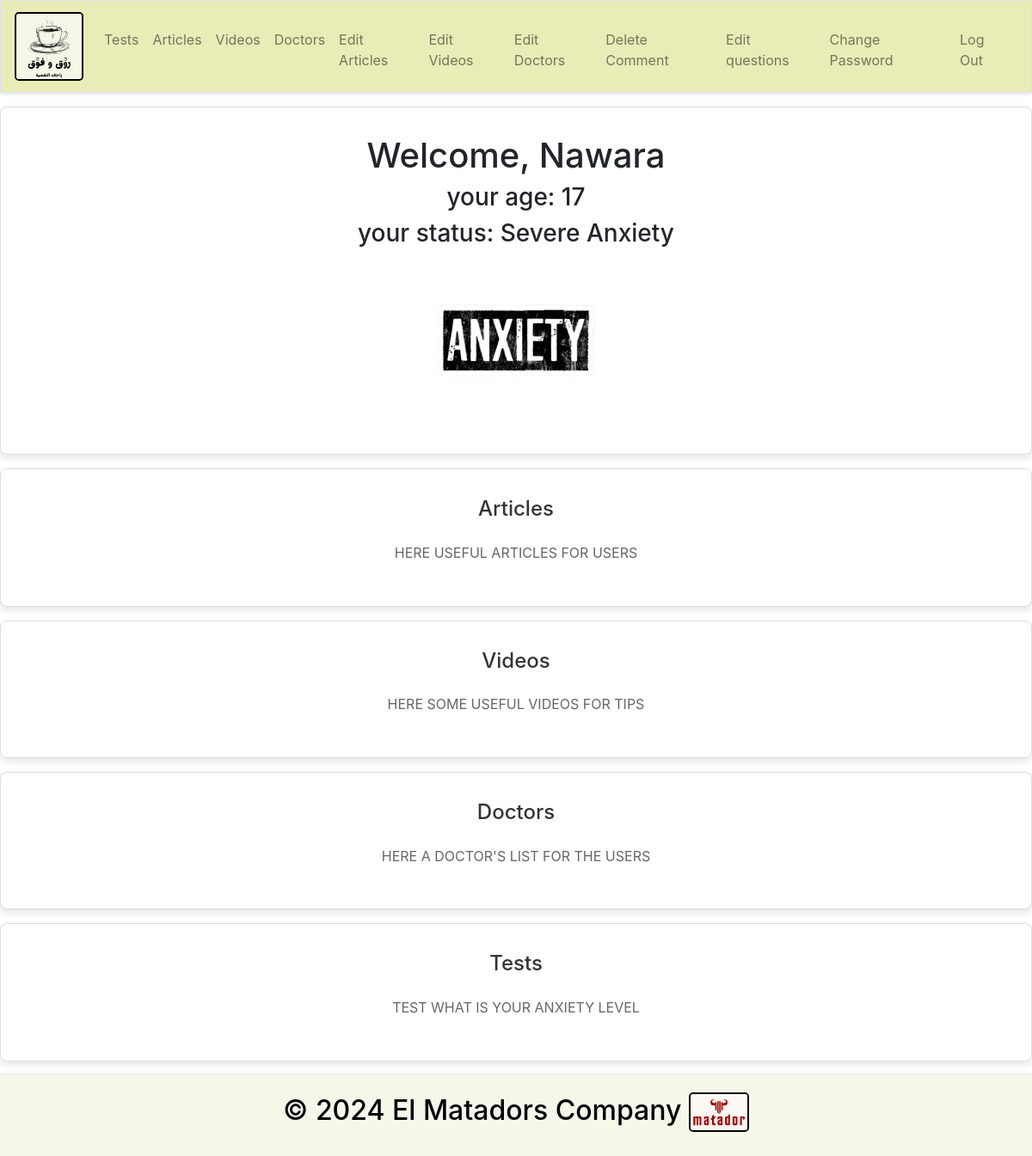
Page / (signed in) on the earlier database version.
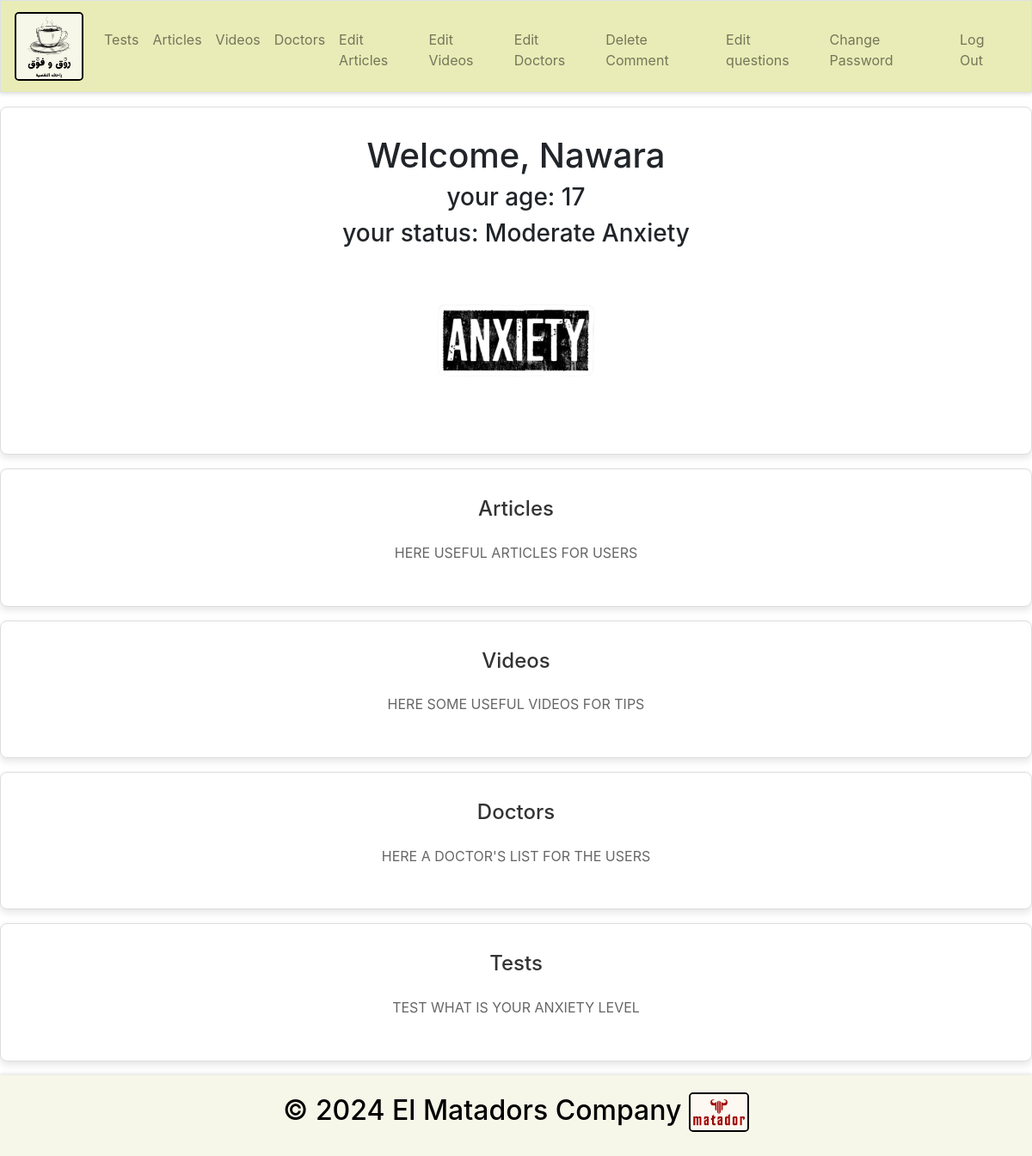
Same page on the later database version.
### tables this page shows
CREATE TABLE users (id INTEGER, username TEXT NOT NULL, hash TEXT NOT NULL, status TEXT, age INTEGER NOT NULL, PRIMARY KEY(id));

### app.py (the view)
@app.route("/")
@login_required
def index():
    user_id = session["user_id"]
    user = db.execute("SELECT * FROM users WHERE id = ?", user_id)
    return render_template("index.html", user=user)

### app.py (called while the page is built)
@app.after_request
def after_request(response):
    response.headers["Cache-Control"] = "no-cache, no-store, must-revalidate"
    response.headers["Expires"] = 0
    response.headers["Pragma"] = "no-cache"
    return response

### helpers.py (called while the page is built)
def login_required(f):
    @wraps(f)
    def decorated_function(*args, **kwargs):
        if session.get("user_id") is None:
            return redirect("/register")
        return f(*args, **kwargs)
    return decorated_function

### templates/index.html (shortened to what this page needs)
{% extends "layout.html" %}
{% block main %}
<section>
    <h1>Welcome, {{ user[0]["username"] }}</h1>
    <h3>your age: {{ user[0]["age"] }}</h3>
    <h3>your status: {{ user[0]["status"] }}</h3>
    <img src="/static/anxiety.png" width="200" alt="anxiety">
</section>
<a href="/articles">
<section id="section1">
    <h2>Articles</h2>
    <p>HERE USEFUL ARTICLES FOR USERS</p>
</section>
</a>
<a href="/videos">
<section id="section2">
    <h2>Videos</h2>
    <p>HERE SOME USEFUL VIDEOS FOR TIPS</p>
</section>
</a>
<a href="/doctors">
<section id="section3">
    <h2>Doctors</h2>
    <P>HERE A DOCTOR'S LIST FOR THE USERS</P>
</section>
</a>
<a href="/tests">
    <section id="section4">
        <h2>Tests</h2>
        <p>TEST WHAT IS YOUR ANXIETY LEVEL</p>
    </section>
</a>
{% endblock %}

### templates/layout.html (shortened to what this page needs)
<!DOCTYPE html>
<html lang="en">
<head>
    <link href="/static/styles.css" rel="stylesheet">
    <link rel="stylesheet" href="https://cdn.jsdelivr.net/npm/bootstrap@4.5.3/dist/css/bootstrap.min.css">
</head>
<body>
        <header>
            <nav class="navbar navbar-expand-md navbar-light border" style="background-color: #e9ecb6;">
                <a class="navbar-brand" href="/"> <img src="/static/logo.png" style=" border-radius: 5px; border: 2px solid #000000;" alt="Logo" class="logo"> </a>
                <div class="collapse navbar-collapse" id="navbar">
                    {% if session.user_id %}
                        <ul class="navbar-nav mr-auto mt-2">
                            <li class="nav-item"><a class="nav-link" href="/tests">Tests</a></li>
                            <li class="nav-item"><a class="nav-link" href="/articles">Articles</a></li>
                            <li class="nav-item"><a class="nav-link" href="/videos">Videos</a></li>
                            <li class="nav-item"><a class="nav-link" href="/doctors">Doctors</a></li>
                            {% if session.user_id == 1 %}
                            <li class="nav-item"><a class="nav-link" href="/editarticles">Edit Articles</a></li>
                            <li class="nav-item"><a class="nav-link" href="/editvideos">Edit Videos</a></li>
                            <li class="nav-item"><a class="nav-link" href="/editdoctors">Edit Doctors</a></li>
                            <li class="nav-item"><a class="nav-link" href="/deletecomment">Delete Comment</a></li>
                            <li class="nav-item"><a class="nav-link" href="/editquestions">Edit questions</a></li>
                            {% endif %}
                        </ul>
                        <ul class="navbar-nav ml-auto mt-2">
                            <li class="nav-item"><a class="nav-link" href="/password">Change Password</a></li>
                            <li class="nav-item"><a class="nav-link" href="/logout">Log Out</a></li>
                        </ul>
                    {% else %}
                        <ul class="navbar-nav ml-auto mt-2">
                            <li class="nav-item"><a class="nav-link" href="/register">Register</a></li>
                            <li class="nav-item"><a class="nav-link" href="/login">Log In</a></li>
                        </ul>
                    {% endif %}
                </div>
            </nav>
        </header>
        <main>
            {% block main %} {% endblock %}
        </main>
        <footer>
            <h2>
                &copy; 2024 El Matadors Company
                <img src="/static/logo2.jpeg" width="70" style=" border-radius: 5px; border: 2px solid #000000;" alt="teamlogo">
            </h2>
        </footer>
</body>
</html>

### static/styles.css (style rules this page uses)
body { height: 100vh; }
nav .navbar-brand { font-size: xx-large; }
.navbar { position: fixed; top: 0; width: 100%; background-color: #e9ecb6; z-index: 1000; box-shadow: 0 2px 4px rgba(0, 0, 0, 0.1); }
.navbar-brand img { max-height: 80px; }
main { overflow-x: auto; text-align: center; }
main img { max-width: 100%; }
footer { background-color: #f6f7e9; color: rgb(0, 0, 0); padding: 20px 0; text-align: center; box-shadow: 0 -2px 4px rgba(0, 0, 0, 0.1); position: relative; bottom: 0; width: 100%; }
section { margin: 1em 0; padding: 2em; background-color: #ffffff; border: 1px solid #ddd; border-radius: 8px; box-shadow: 0 4px 8px rgba(0, 0, 0, 0.1); }
section h2 { font-size: 1.5em; margin-bottom: 1em; color: #333; }
section p { line-height: 1.6; color: #666; }

Differences in the rows shown:
changed users "Nawara": status "Severe Anxiety" → "Moderate Anxiety"
